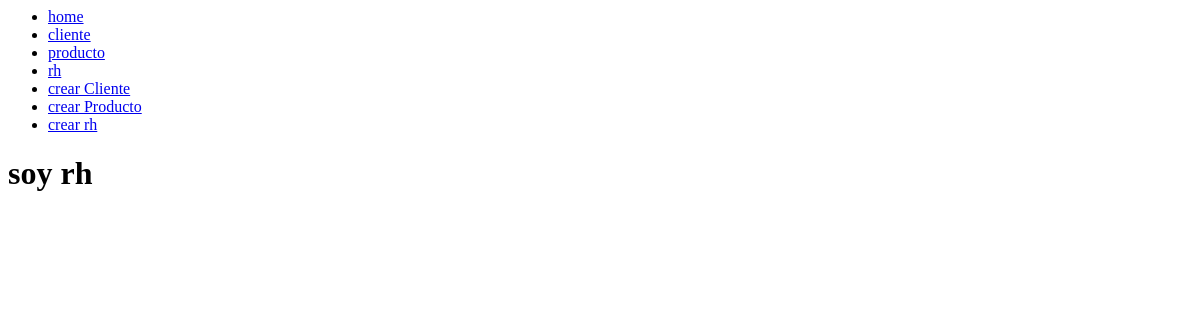
Before: /rh/ with the older database file.
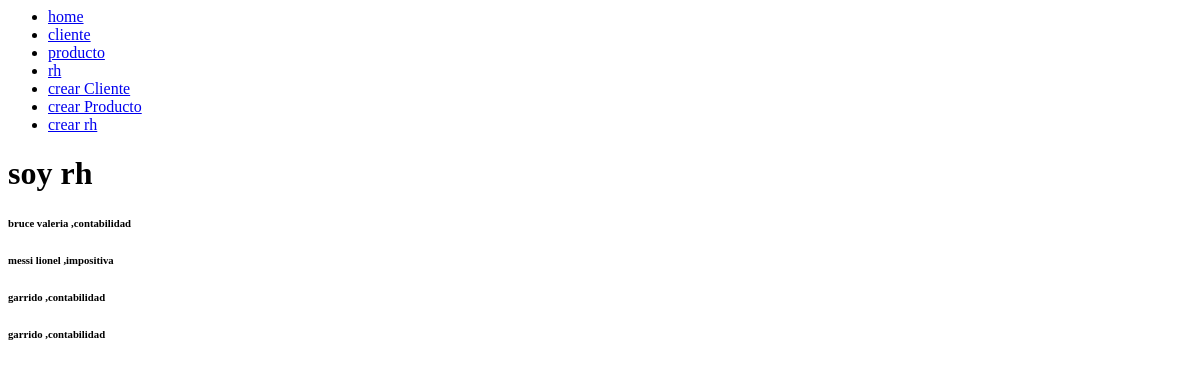
After: the same page with the newer database file.
### Appcoder/models.py (models this page shows)
class RecursoHumano(models.Model):
    Nombre = models.CharField(max_length=100)
    Area = models.CharField(max_length=100)

### Appcoder/views.py (the view)
# urls.py: path('rh/',views.rh),
def rh(request):
    rrhh = RecursoHumano.objects.all()
    return render (request,'rh.html',{
        'rrhh': rrhh
    })

### Appcoder/templates/rh.html
{% extends 'index.html' %}
{% block content  %}
<h1> soy rh<h1>
    {%for rh in rrhh%}
    <h6>{{rh.Nombre}} ,{{rh.Area}} </h6>
   {%endfor%}
{% endblock  %}

Changed rows visible on the page:
added RecursoHumano: Nombre "bruce valeria", Area "contabilidad"
added RecursoHumano: Nombre "messi lionel", Area "impositiva"
added RecursoHumano: Nombre "garrido", Area "contabilidad"
added RecursoHumano: Nombre "garrido", Area "contabilidad"
